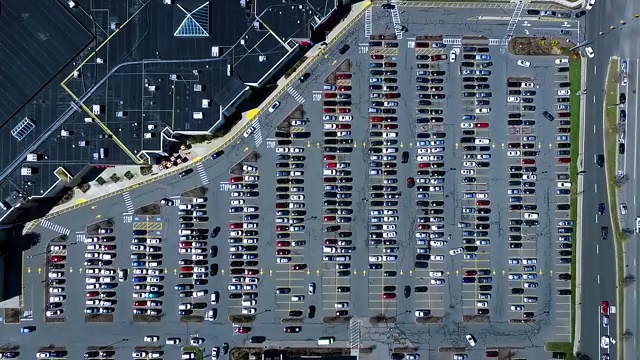
#> input picture v1/scripts/archive-legacy-model/parking-frame.jpg, 640 x 360 px, found by its file name
$ python annotate_spots_legacy.py
#> lines starting #> are read from the running program, lines starting #| are printed output that depends on the picture
# -*- coding: utf-8 -*-
"""annotate_spots_legacy.ipynb

Automatically generated by Colab.

Original file is located at
    https://colab.research.google.com/drive/1Rt59zTlydv0ZTcEgUOfcS8VJhxhq_YAA
"""

import os
import sys
import cv2
import json
import numpy as np

CURRENT_DIR = os.path.dirname(os.path.abspath(__file__))
sys.path.append(CURRENT_DIR)

from config_legacy import FRAME_PATH, SPOTS_PATH

DISPLAY_SCALE = 1.7
POINT_RADIUS = 2
LINE_THICKNESS = 1
POLYGON_THICKNESS = 2
TEXT_SCALE = 0.45
TEXT_THICKNESS = 1
WINDOW_NAME = "Annotate Legacy Spots"

image = cv2.imread(FRAME_PATH)
#> image is the input picture: shape (360, 640, 3); mean B, G, R 105.1, 93.6, 82
if image is None:
    raise FileNotFoundError(
        f"Could not load image at: {FRAME_PATH}\n"
        f"Make sure the frame exists first."
    )

base_image = image.copy()
spots = []
current_points = []

mode_input = input("Choose annotation mode ('2' for rectangle, '4' for polygon): ").strip()
#> the answer given: 1
if mode_input not in ["2", "4"]:
    print("Invalid choice. Defaulting to 4-point mode.")
    mode_input = "4"

POINTS_PER_SPOT = int(mode_input)


def normalize_rectangle_to_4_points(p1, p2):
    x1, y1 = p1
    x2, y2 = p2

    x_min, x_max = min(x1, x2), max(x1, x2)
    y_min, y_max = min(y1, y2), max(y1, y2)

    return [
        [x_min, y_min],
        [x_max, y_min],
        [x_max, y_max],
        [x_min, y_max]
    ]


def redraw():
    global image
    image = base_image.copy()

    for spot in spots:
        pts = np.array(spot["points"], dtype=np.int32)
        cv2.polylines(image, [pts], isClosed=True, color=(255, 0, 0), thickness=POLYGON_THICKNESS)

        x, y = pts[0]
        cv2.putText(
            image,
            str(spot["id"]),
            (x, y - 5),
            cv2.FONT_HERSHEY_SIMPLEX,
            TEXT_SCALE,
            (0, 0, 255),
            TEXT_THICKNESS
        )

    if len(current_points) > 0:
        for pt in current_points:
            cv2.circle(image, tuple(pt), POINT_RADIUS, (0, 255, 0), -1)

        if len(current_points) > 1:
            pts = np.array(current_points, dtype=np.int32)
            cv2.polylines(image, [pts], isClosed=False, color=(0, 255, 255), thickness=LINE_THICKNESS)


def mouse_callback(event, x, y, flags, param):
    global current_points, spots

    if event == cv2.EVENT_LBUTTONDOWN:
        real_x = int(x / DISPLAY_SCALE)
        real_y = int(y / DISPLAY_SCALE)

        current_points.append([real_x, real_y])
        print(f"Clicked display: ({x}, {y}) -> real: ({real_x}, {real_y})")
        redraw()

        if len(current_points) == POINTS_PER_SPOT:
            if POINTS_PER_SPOT == 2:
                final_points = normalize_rectangle_to_4_points(current_points[0], current_points[1])
            else:
                final_points = current_points.copy()

            spots.append({
                "id": len(spots) + 1,
                "points": final_points
            })

            print(f"Spot {len(spots)} saved: {final_points}")
            current_points = []
            redraw()


cv2.namedWindow(WINDOW_NAME, cv2.WINDOW_NORMAL)
cv2.setMouseCallback(WINDOW_NAME, mouse_callback)

print("Instructions:")
if POINTS_PER_SPOT == 2:
    print("- Click 2 corners for each spot (top-left and bottom-right recommended)")
else:
    print("- Click 4 corners for each spot")
    print("- Recommended order: top-left, top-right, bottom-right, bottom-left")
print("- Press 's' only to save")
print("- Press 'u' to undo last saved spot")
print("- Press 'c' to clear current unfinished spot")
print("- Press 'r' to reset all spots")
print("- Press 'q' to quit")

redraw()

while True:
    display_image = cv2.resize(
        image,
        None,
        fx=DISPLAY_SCALE,
        fy=DISPLAY_SCALE,
        interpolation=cv2.INTER_LINEAR
    )
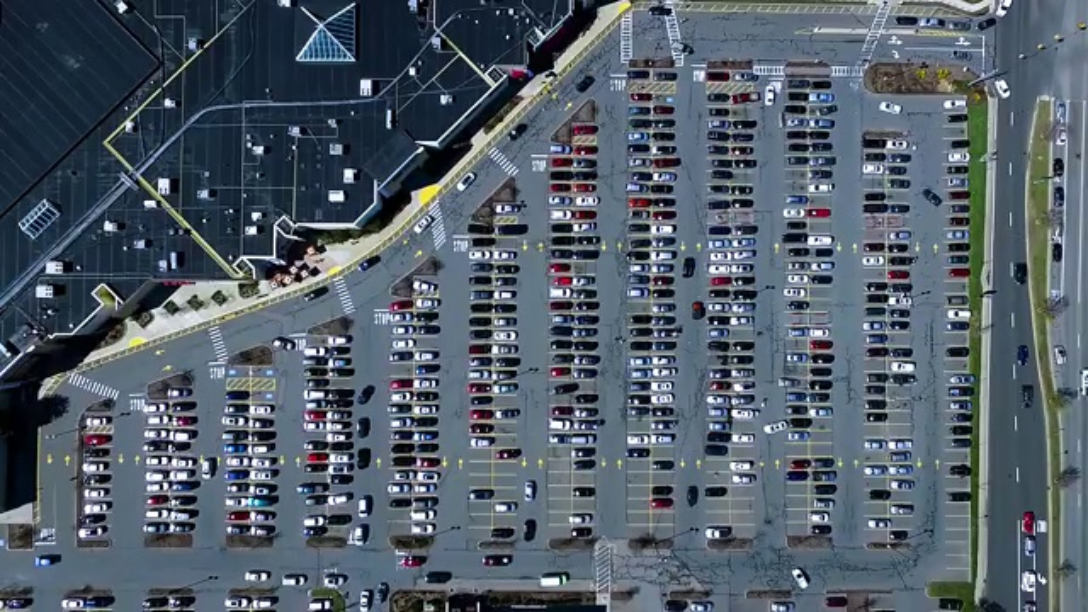
#> display_image: shape (612, 1088, 3); mean B, G, R 104.9, 93.4, 81.8

    cv2.imshow(WINDOW_NAME, display_image)
    key = cv2.waitKey(1) & 0xFF
#> (key q is pressed here)

    if key == ord("s"):
        with open(SPOTS_PATH, "w") as f:
            json.dump(spots, f, indent=2)
        print(f"Saved {len(spots)} spots to {SPOTS_PATH}")

    elif key == ord("u"):
        if spots:
            removed = spots.pop()
            print(f"Removed spot {removed['id']}")
            redraw()

    elif key == ord("c"):
        current_points = []
        print("Cleared current unfinished spot.")
        redraw()

    elif key == ord("r"):
        spots = []
        current_points = []
        print("Reset all spots.")
        redraw()

    elif key == ord("q"):
        print("Quitting.")
        break

cv2.destroyAllWindows()
